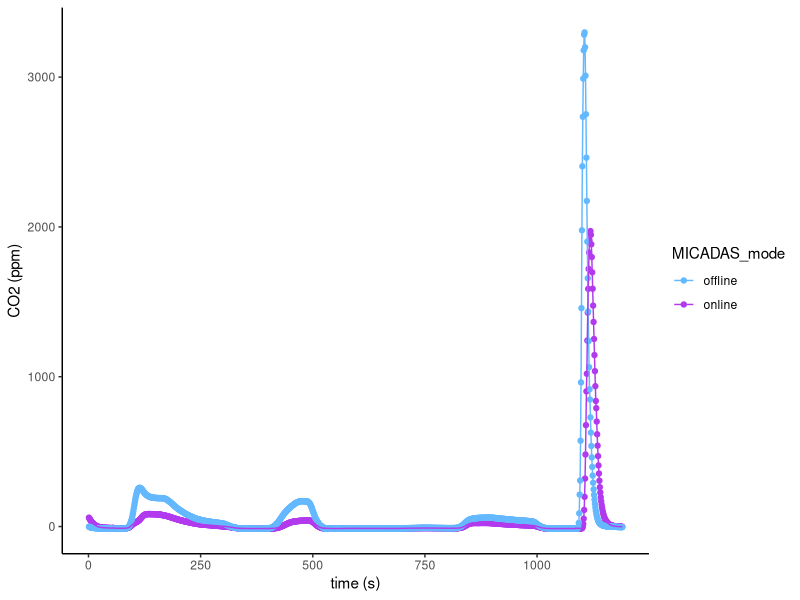
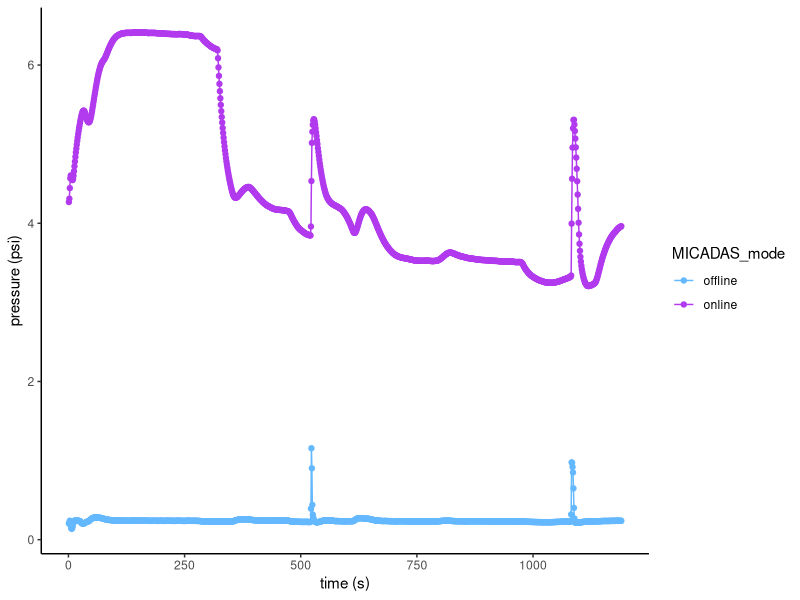

Here is the R script that generated these plots, in order:
#------------------------Plot theme------------------------------ 

library("tidyverse")
setwd("~/OneDrive/Uni Bern/EC-yield_and_charring_calculation_R/R skript development/sunset-calc/readme")

#ggplot theme
theme_set(theme_classic(base_size = 11,base_family = "Helvetica"))

#manual palette for ggplot
palette1 <- c("steelblue1","darkorchid2","chocolate1")

#load txt files Ale ---------------------------------------------
df.example.online <-  as.data.frame(read.csv(file = "20201006_UD20_DOC_3.txt", sep = ",", skip = 28, header = T ))
df.example.online$time_s <- seq(1:length(df.example.online$CO2_ppm))
df.example.online$MICADAS_mode <- rep("online",length(df.example.online$CO2_ppm))
df.example.offline <-  as.data.frame(read.csv(file = "2020_05_14-thai-oc-removal-c21-b.txt", sep = ",", skip = 28, header = T ))
df.example.offline$time_s <- seq(1:length(df.example.offline$CO2_ppm))
df.example.offline$MICADAS_mode <- rep("offline",length(df.example.offline$CO2_ppm))
#bind online and offline together
df.example <- rbind(df.example.online,df.example.offline)
str(df.example)
df.example.online$pressure.psig
#------------------------Plots-------------------------------------- 

#plot ndir
df.plot.ndir.ndir <- ggplot(df.example, aes(time_s, CO2_ppm, colour = MICADAS_mode)) + 
  geom_point()+
  geom_line()+
  ylab("CO2 (ppm)") +
  xlab("time (s)") +
#   #scale_y_continuous(expand = c(0, 0), limits = c(0,20))+
   scale_colour_manual(values = palette1)
df.plot.ndir.ndir

#plot pressure
df.plot.ndir.pressure <- ggplot(df.example, aes(time_s, pressure.psig, colour = MICADAS_mode)) + 
  geom_point()+
  geom_line()+
  ylab("pressure (psi)") +
  xlab("time (s)") +
  #   #scale_y_continuous(expand = c(0, 0), limits = c(0,20))+
  scale_colour_manual(values = palette1)
df.plot.ndir.pressure


